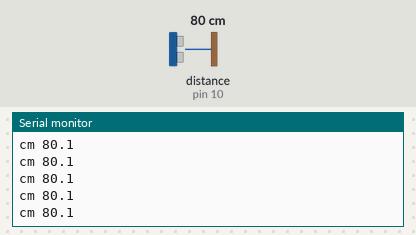
Bench run of a program on a simulated Arduino Nano, built with avr-gcc and run on an emulated ATmega328P. On the bench: the last lines printed to the serial monitor. Wiring (inferred from the names in the program): ultrasonic range finder: trigger pin 9; echo pin 10. The test bench sets the inputs (shaded band); at power-on: distance to the obstacle (sensor on pin 10) 80 cm. The echo pulse lasts 58.3 µs per cm.

Above: at 1.2 s.
1.3 s: distance to the obstacle (sensor on pin 10) set to 2 cm
At 1.35 s:
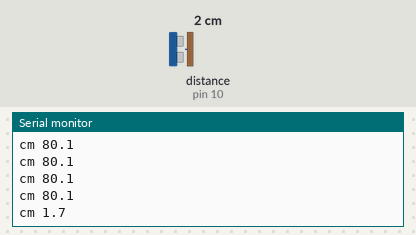
2.8 s: distance to the obstacle (sensor on pin 10) set to 4 cm
At 2.82 s:
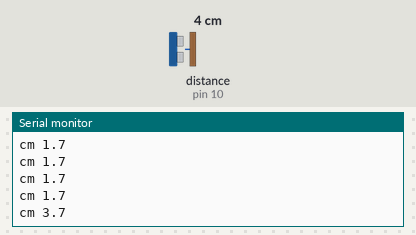
Timing chart, 0 to 5.8 s (numbered marks = the images above; inputs shaded):
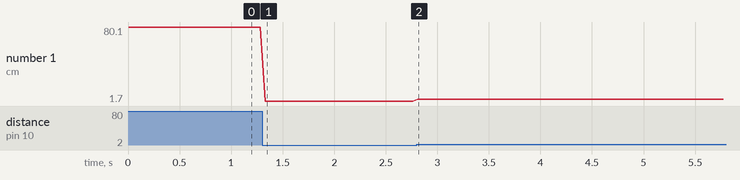

Measured:
- after the input at 1.3 s, the serial monitor: prints a new line at once (image 1)
- after the input at 2.8 s, the serial monitor: prints a new line at once (image 2)
- plotted number 1: 80.1 → 1.7 after the input at 1.3 s, 1.7 → 3.7 after the input at 2.8 s

The program:

main.cpp
```cpp
#include <Arduino.h>

const int TRIG = 9;
const int ECHO = 10;

void setup() {
  Serial.begin(115200);
  pinMode(TRIG, OUTPUT);
  pinMode(ECHO, INPUT);
}

void loop() {
  digitalWrite(TRIG, LOW);
  delayMicroseconds(2);
  digitalWrite(TRIG, HIGH);
  delayMicroseconds(10);
  digitalWrite(TRIG, LOW);

  unsigned long us = pulseIn(ECHO, HIGH, 30000);
  float cm = us ? us / 58.0 : 400.0;

  Serial.print("cm ");
  Serial.print(cm, 1);
  Serial.println();

  delay(50);
}
```
